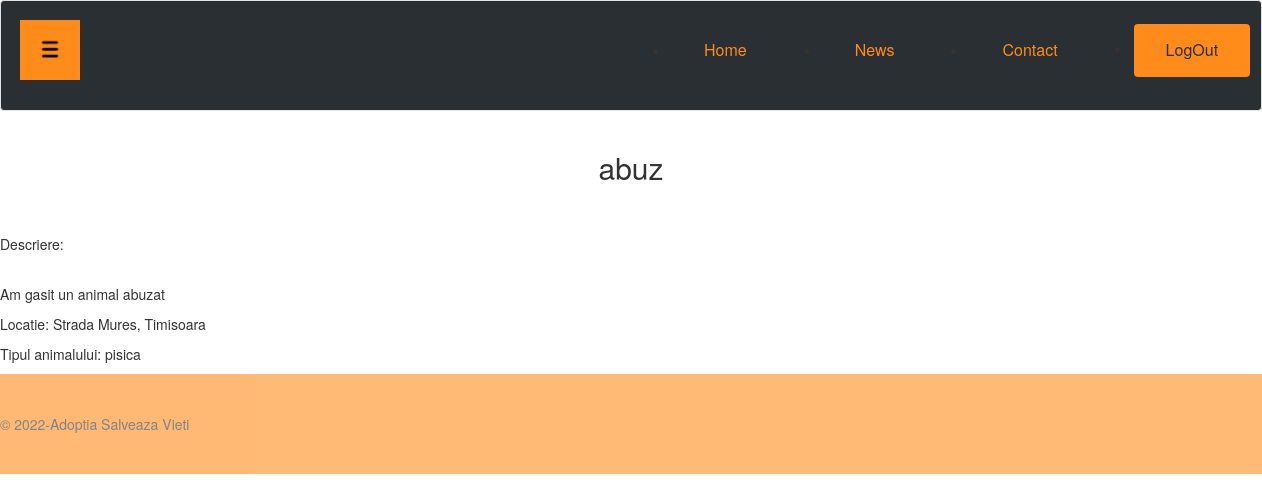
The app's page /php/vizualizareSemnalare.php?id_semnalare=1 (signed in) with its own data.
### tables this page shows
CREATE TABLE `semnalari` (
  `id_semnalare` varchar(255) NOT NULL,
  `id_utilizator` varchar(255) NOT NULL,
  `tip_semnalare` varchar(255) NOT NULL,
  `locatie` varchar(255) NOT NULL,
  `descriere` text NOT NULL,
  `tip_animal` varchar(255) NOT NULL
);

### php/vizualizareSemnalare.php (the view, shortened to what this page needs)
<?php
if(!isset($_SESSION['id_administrator'])) {
    include("../include/inHeaderUser.php");
}
else{
    include("../include/inHeaderAdmin.php");
    $session_id = $_SESSION["id_administrator"];
    $author = "admin";
}
echo "<link rel='stylesheet' type='text/css' href='../css/admin.css'>";
global $conn;
$id_semnalare = $_GET['id_semnalare'];
$check_semnalari = $conn->prepare("select * from semnalari where id_semnalare=?");
$check_semnalari->execute(array($id_semnalare));
$infoSemnalari = $check_semnalari->fetch();
echo "<center><h2>" . $infoSemnalari['tip_semnalare'] . "</h2></center><br><br>";
echo "<p>Descriere: </p><br>";
echo "<p>" . $infoSemnalari['descriere'] . "</p>";
echo "<p>Locatie: " . $infoSemnalari['locatie'] . "</p>";
echo "<p>Tipul animalului: " . $infoSemnalari['tip_animal'] . "</p>";
include("../include/footer.php");

### css/admin.css (style rules this page uses)
* { box-sizing: border-box; }
html,body { height: 100%; margin: 0; }
body { background-color:white; }
body.logged { overflow-x: hidden; -webkit-background-size: cover; -moz-background-size: cover; -o-background-size: cover; background-size: cover; }

### records on screen
semnalari: tip_semnalare "abuz", descriere "Am gasit un animal abuzat", locatie "Strada Mures, Timisoara", tip_animal "pisica"
